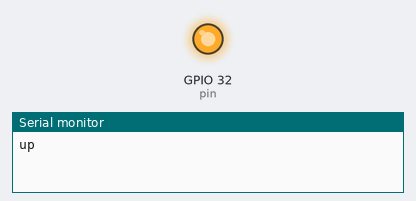
Bench run of a sketch on a simulated ESP32. On the bench: output pins drawn as LEDs (lit = HIGH), the last lines printed to the serial monitor.

Above: at 1.0 s.
At 3.0 s:
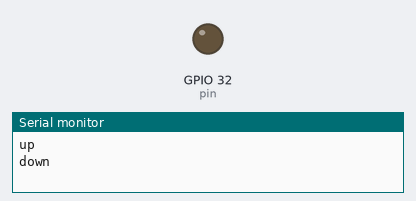
Timing chart, 0 to 5.2 s (numbered marks = the images above):
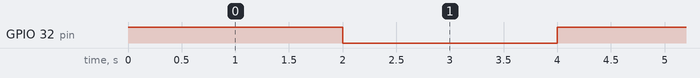

The sketch:

basicRelay.ino
```cpp
int pin = 32;

void setup() {
    pinMode(pin, OUTPUT);
    Serial.begin(9600);
}

void loop() {
    digitalWrite(pin, HIGH);
    Serial.println("up");
    delay(2000);

    digitalWrite(pin, LOW);
    Serial.println("down");
    delay(2000);
}
```

Measured:
- by itself, GPIO 32 (pin): alternates HIGH for 2.0 s and LOW for 2.0 s
